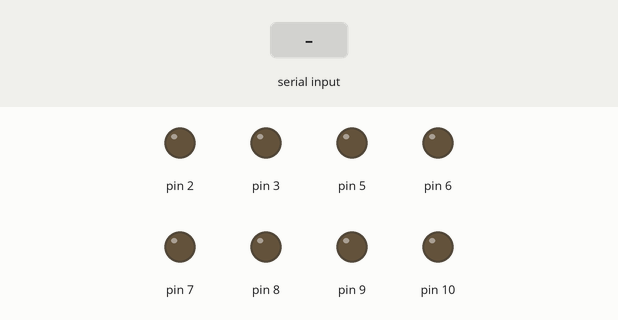
Simulated run of this sketch. Board: Arduino Uno, built with avr-gcc and run on an emulated ATmega328P. Parts: output pins drawn as LEDs (lit = HIGH). The inputs (shaded band) are chosen by the test bench.

Above: at 1.2 s.
1.3 s: "f" received over Serial
At 2.0 s:
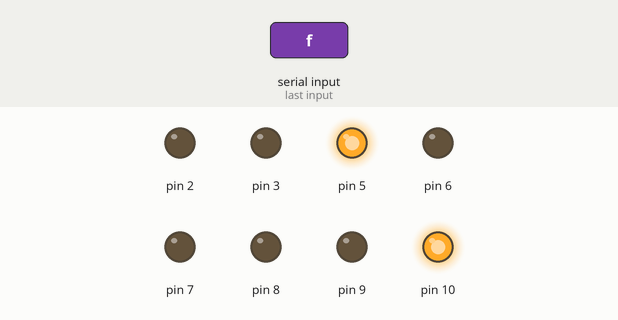
2.8 s: "b" received over Serial
At 3.1 s:
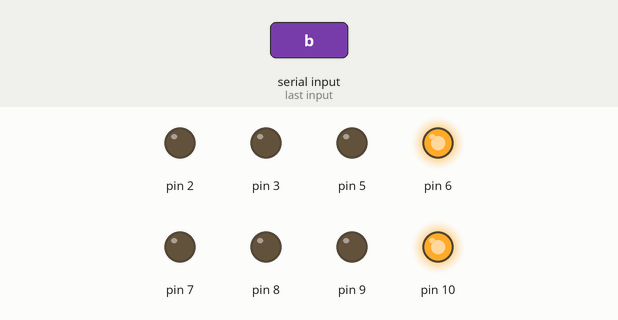
4.3 s: "l" received over Serial
At 5.5 s:
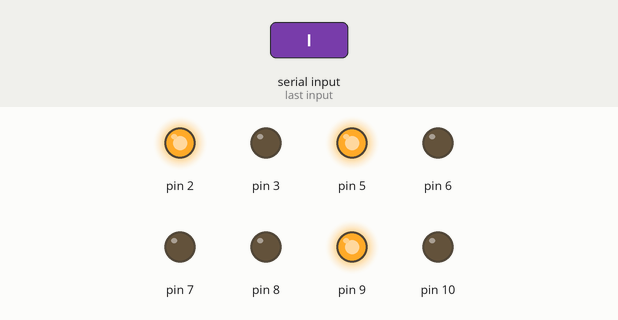
5.8 s: "r" received over Serial
At 6.6 s:
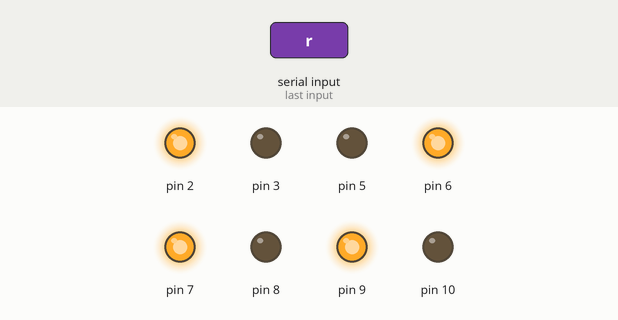
7.3 s: "S" received over Serial
At 7.8 s:
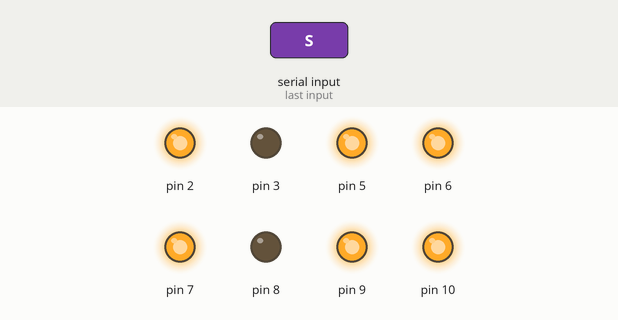
8.8 s: "f" received over Serial
At 10.1 s:
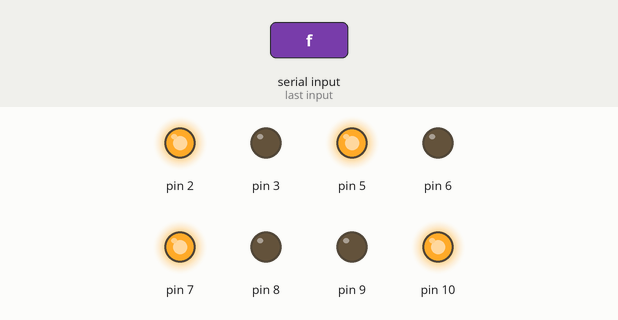
Timing chart, 0 to 11.3 s (numbered marks = the images above; inputs shaded):
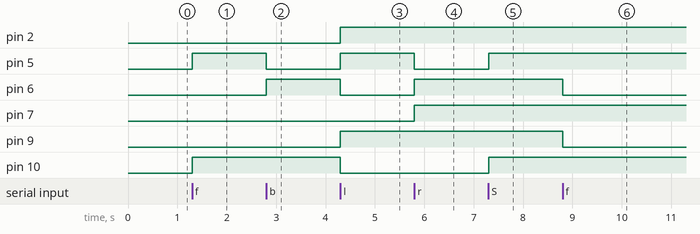

Measured:
- after the input at 1.3 s, pin 5, pin 10: LOW → HIGH at once
- after the input at 2.8 s, pin 5: HIGH → LOW at once; pin 6: LOW → HIGH at once
- after the input at 4.3 s, pin 2, pin 5, pin 9: LOW → HIGH at once; pin 6, pin 10: HIGH → LOW at once
- after the input at 5.8 s, pin 5: HIGH → LOW at once; pin 6, pin 7: LOW → HIGH at once
- after the input at 7.3 s, pin 5, pin 10: LOW → HIGH at once
- after the input at 8.8 s, pin 6, pin 9: HIGH → LOW at once

The sketch:

sketch_jul04a.ino
```cpp
void setup()
{
  pinMode(5 ,OUTPUT);
  pinMode(6 ,OUTPUT);
  pinMode(9 ,OUTPUT);
  pinMode(10 ,OUTPUT);
  pinMode(2,OUTPUT);
  pinMode(3,OUTPUT);
  pinMode(7,OUTPUT);
  pinMode(8,OUTPUT);
  Serial.begin(9600);
}
int income = 0;
void loop()
{
  if(Serial.available()>0)
  {
    income = Serial.read();
    switch(income)
    {
      case'f':
           forward();
           break;
      case'b':
           backward();
           break;
      case'l':
          left();
          ledl();
          break;
      case'r':
          right();
          ledr();
          break;
      case'S':
          stop();
          break;
      defaut:
          break;
    }
  }

}
void forward()
{
   digitalWrite(5,HIGH);
   digitalWrite(6,LOW);
   digitalWrite(9,LOW);
   digitalWrite(10,HIGH);
}
  void backward()
{
   digitalWrite(5,LOW);
   digitalWrite(6,HIGH);
   digitalWrite(9,LOW);
   digitalWrite(10,HIGH);
}
  void left()
{
   digitalWrite(5,HIGH);
   digitalWrite(6,LOW);
   digitalWrite(9,HIGH);
   digitalWrite(10,LOW);
}
  void right()
{
   digitalWrite(5,LOW);
   digitalWrite(6,HIGH);
   digitalWrite(9,HIGH);
   digitalWrite(10,LOW);
}
void stop()
{
   digitalWrite(5,HIGH);
   digitalWrite(6,HIGH);
   digitalWrite(9,HIGH);
   digitalWrite(10,HIGH);
}
void ledl()
{
  digitalWrite(2,HIGH);
  digitalWrite(3,LOW);
}
void ledr()
{
  digitalWrite(7,HIGH);
  digitalWrite(8,LOW);
}
```
